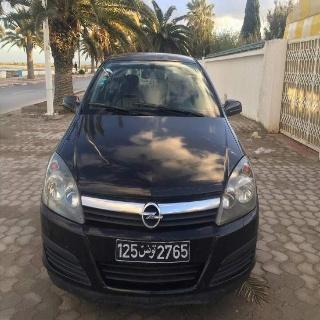
#> input picture tayma_data/train/images/100_jpg.rf.cb30f99a15e0358e3096e559aa21e9f0.jpg, 320 x 320 px, given in place of I00000.png, which was not available
$ python -i PREPROCESSING.py   (imports and definitions only)   (older library calls are emulated)
#> lines starting #> are read from the running program, lines starting #| are printed output that depends on the picture; after the words box and inside, x2 and y2 are one past the last pixel; in counts of white or black regions, pixels touching at a corner belong together; pictures that were not available may be replaced by others from this repository, and a replacement may not be noted
import os
import numpy as np
from skimage import measure
from skimage.io import imread
from skimage.filters import threshold_otsu
from PIL import Image
import scipy.fftpack
import pandas as pd
import cv2
import matplotlib.pyplot as plt


IMAGE_DIR = "tayma_data/IMAGES"
LABEL_DIR = "tayma_data/labels"


# [77 lines left out: functions image_extraction, supprimerPetitsObjets, homomorphic_filter, not called in this run]


def extrctionMSER():
    img = cv2.imread('data/crop_h1/I00000.png')
#> img is the input picture: shape (320, 320, 3); mean B, G, R 95.2, 100.8, 106.4
    mser = cv2.MSER_create()
    img = cv2.resize(img, (img.shape[1]*2, img.shape[0]*2))
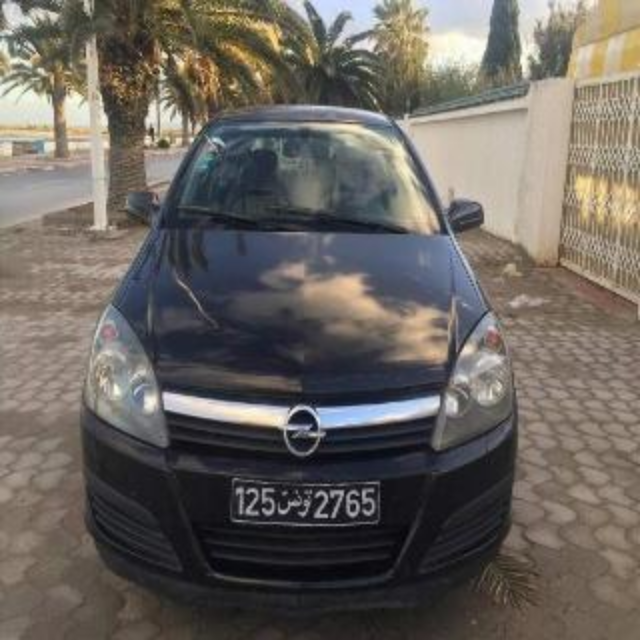
#> img: shape (640, 640, 3); mean B, G, R 95.1, 100.8, 106.3
    gray = cv2.cvtColor(img, cv2.COLOR_BGR2GRAY)
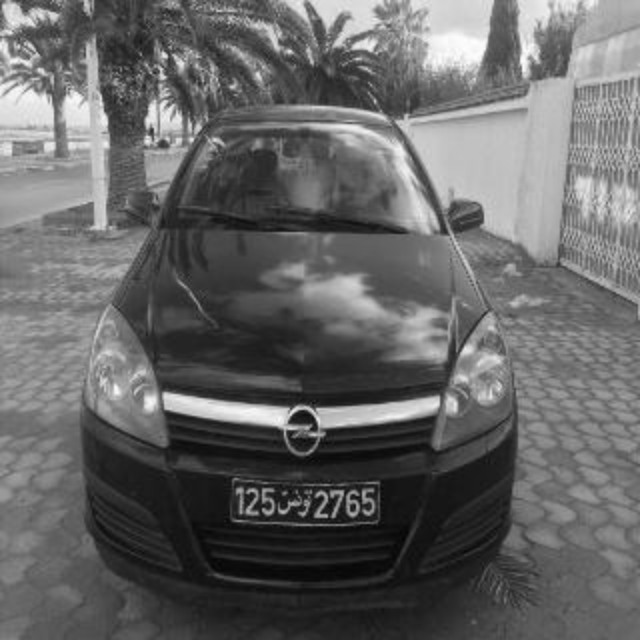
#> gray: shape (640, 640); min 4, max 254, mean 101.8
    vis = img.copy()
    regions = mser.detectRegions(gray)
    hulls = [cv2.convexHull(p.reshape(-1, 1, 2)) for p in regions[0]]
#> hulls = 503 contours; largest, box (x1, y1, x2, y2) and area: (1, 38, 110, 231) 19834, (1, 38, 110, 231) 19831, (1, 38, 110, 231) 19828, (269, 1, 495, 91) 13525, (270, 1, 495, 91) 13231
    cv2.polylines(vis, hulls, 1, (0, 255, 0))
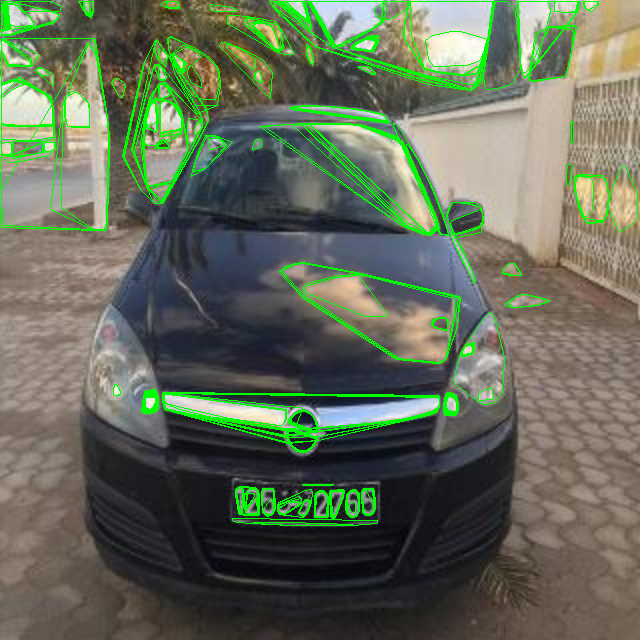
#> vis: shape (640, 640, 3); 5.62% of pixels changed, all inside (x1, y1, x2, y2) = (1, 1, 638, 526)
    cv2.namedWindow('img', 0)
    cv2.imshow('img', vis)
    while cv2.waitKey() != ord('q'):
#> (key q is pressed here)
        continue
    cv2.destroyAllWindows()
    cv2.imshow('Homomorphic filtered output', vis)
    cv2.waitKey(0)
    cv2.destroyAllWindows()
    # cca v1
    image = cv2.imread('data/crop_h1/I00000.png')
    gray = cv2.cvtColor(image, cv2.COLOR_BGR2GRAY)
#> gray: shape (320, 320)
    blurred = cv2.GaussianBlur(gray, (11, 11), 0)
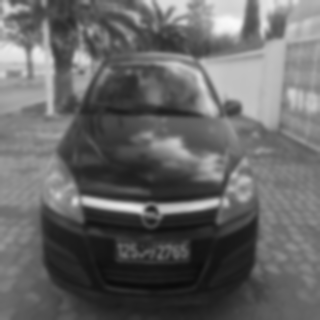
#> blurred: shape (320, 320); min 11, max 249, mean 101.8
    thresh = cv2.threshold(blurred, 200, 255, cv2.THRESH_BINARY)[1]
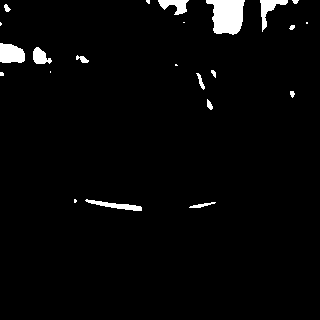
#> thresh: shape (320, 320); 2.8% white; 23 white regions (8 under 20 px), largest, box (x1, y1, x2, y2) and area: (206, 0, 245, 35) 1004, (0, 43, 25, 63) 416, (260, 0, 288, 32) 301
    thresh = cv2.erode(thresh, None, iterations=2)
#> thresh: shape (320, 320); 1.4% white; 10 white regions (5 under 20 px), largest, box (x1, y1, x2, y2) and area: (208, 0, 242, 32) 778, (0, 45, 23, 61) 278, (262, 0, 286, 15) 125, (161, 0, 185, 12) 122, (35, 50, 44, 62) 78
    thresh = cv2.dilate(thresh, None, iterations=4)
#> thresh: shape (320, 320); 3.2% white; 7 white regions, largest, box (x1, y1, x2, y2) and area: (204, 0, 246, 36) 1218, (0, 41, 27, 65) 562, (258, 0, 290, 29) 471
    labels = measure.label(thresh, neighbors=8, background=0)
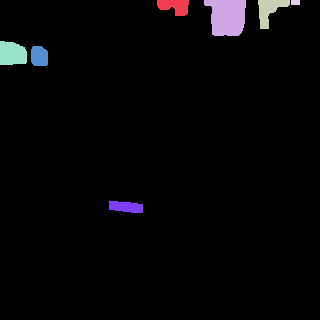
#> labels: shape (320, 320) int64; 8 distinct labels, from 0 to 7; one colour per label, 0 black
    mask = np.zeros(thresh.shape, dtype="uint8")
    for label in np.unique(labels):
        if label == 0:
            continue
        labelMask = np.zeros(thresh.shape, dtype="uint8")
        labelMask[labels == label] = 255
        numPixels = cv2.countNonZero(labelMask)
        if numPixels > 300:
            mask = cv2.add(mask, labelMask)
#> this loop made 8 passes
#> numPixels on passes 2 to 8: 370, 1218, 471, 45, 562, 310, 324
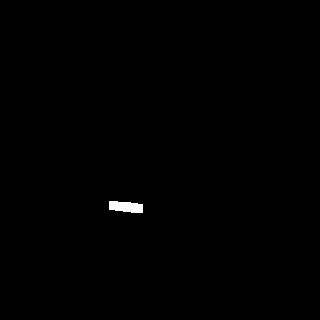
#> labelMask: shape (320, 320); 0.32% white; 1 white region, box (x1, y1, x2, y2) and area: (109, 201, 143, 213) 324
#> mask: shape (320, 320); 3.2% white; 6 white regions, box (x1, y1, x2, y2) and area: (204, 0, 246, 36) 1218, (0, 41, 27, 65) 562, (258, 0, 290, 29) 471, (157, 0, 189, 16) 370, (109, 201, 143, 213) 324, (31, 46, 48, 66) 310
    cv2.imshow('Filtered output', mask)
    cv2.waitKey(0)
    cv2.destroyAllWindows()


# [176 lines left out: functions get_segments, print_segments, convert_image_to_numpy, save_filtered_data, filtered_image_extraction, noise_removal and 7 more, not called in this run]

>>> result = extrctionMSER()

$ run again, on tayma_data/train/images/156_jpg.rf.53b2105d67fc71b7c24760585b96e773.jpg
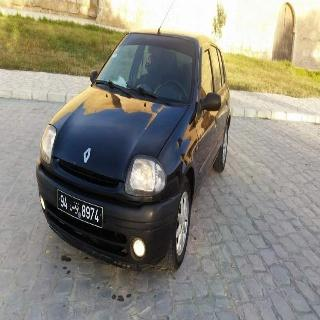
#> input picture tayma_data/train/images/156_jpg.rf.53b2105d67fc71b7c24760585b96e773.jpg, 320 x 320 px, given in place of I00000.png, which was not available
#> in extrctionMSER, img is the input picture: shape (320, 320, 3); mean B, G, R 123.7, 133.9, 136.6
#> img: shape (640, 640, 3)
#> hulls = 243 contours; largest, box (x1, y1, x2, y2) and area: (1, 138, 215, 247) 15272, (1, 138, 215, 247) 15144, (1, 138, 214, 247) 15014, (459, 174, 639, 286) 13826, (250, 314, 333, 392) 5070
#> vis: shape (640, 640, 3); mean B, G, R 120.6, 137.1, 132.9
#> in extrctionMSER, `labels = measure.label(thresh, neighbors=8, background=0)`:
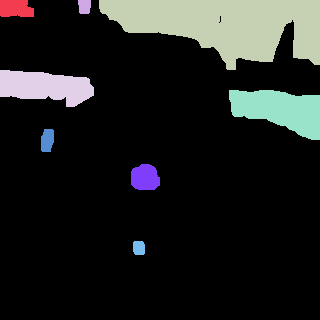
#> labels: shape (320, 320) int64; 9 distinct labels, from 0 to 8; one colour per label, 0 black
#> the loop in extrctionMSER, `for label in np.unique(labels):` made 9 passes
#> numPixels on passes 2 to 9: 520, 165, 9706, 2411, 3001, 261, 632, 158
#> after the loop in extrctionMSER, `for label in np.unique(labels):`:
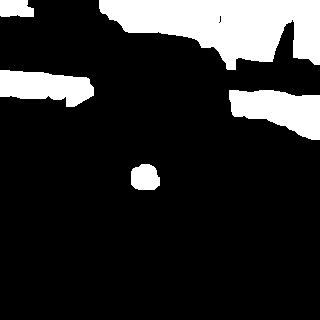
#> mask: shape (320, 320); 15.9% white; 5 white regions, box (x1, y1, x2, y2) and area: (99, 0, 320, 70) 9706, (229, 90, 320, 140) 3001, (0, 70, 94, 107) 2411, (131, 164, 160, 190) 632, (0, 0, 34, 17) 520

$ run again, on tayma_data/train/images/1607_jpg.rf.511435837004791b762e889ca94f729e.jpg
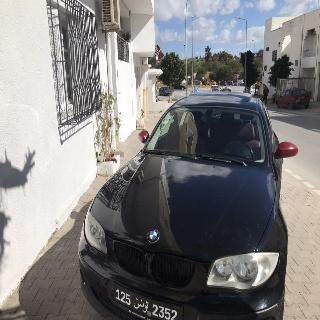
#> input picture tayma_data/train/images/1607_jpg.rf.511435837004791b762e889ca94f729e.jpg, 320 x 320 px, given in place of I00000.png, which was not available
#> in extrctionMSER, img is the input picture: shape (320, 320, 3); mean B, G, R 126.4, 126, 127.5
#> img: shape (640, 640, 3)
#> hulls = 600 contours; largest, box (x1, y1, x2, y2) and area: (94, 1, 262, 252) 31260, (94, 1, 262, 252) 31156, (228, 33, 325, 291) 17840, (228, 35, 325, 285) 16200, (505, 101, 639, 224) 12106
#> vis: shape (640, 640, 3); mean B, G, R 118.2, 133.4, 119.2
#> in extrctionMSER, `labels = measure.label(thresh, neighbors=8, background=0)`:
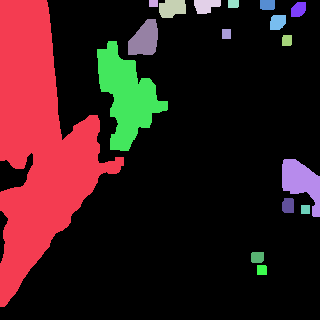
#> labels: shape (320, 320) int64; 18 distinct labels, from 0 to 17; one colour per label, 0 black
#> the loop in extrctionMSER, `for label in np.unique(labels):` made 18 passes
#> numPixels on passes 2 to 9: 18196, 63, 406, 286, 87, 147, 187, 211
#> after the loop in extrctionMSER, `for label in np.unique(labels):`:
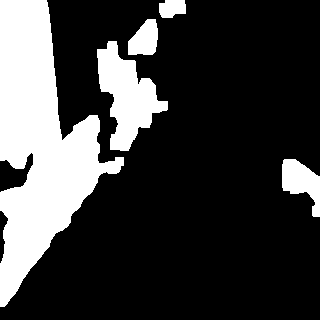
#> mask: shape (320, 320); 23.9% white; 5 white regions, box (x1, y1, x2, y2) and area: (0, 0, 124, 307) 18196, (97, 41, 168, 151) 3872, (282, 159, 320, 217) 1239, (128, 19, 158, 55) 805, (159, 0, 186, 18) 406
